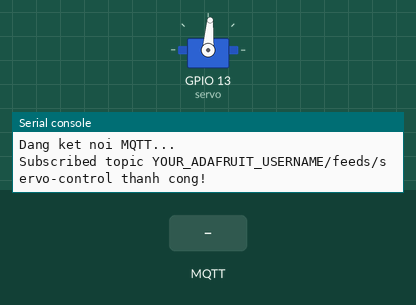
Recording of a program running on a simulated ESP32 board running MicroPython. Parts: servo, the last lines printed to the serial console. Wiring (from the project's diagram.json): servo on GPIO 13. The inputs (shaded band) are chosen by the test bench. WiFi joins after 1.5 s; no MQTT or app messages arrive unless stated; servo angles are drawn from the pulse width (0.5 ms = 0°, 2.5 ms = 180°).

Above: at 2.9 s.
3.0 s: MQTT message "1" arrives on the first subscribed topic
At 3.3 s:
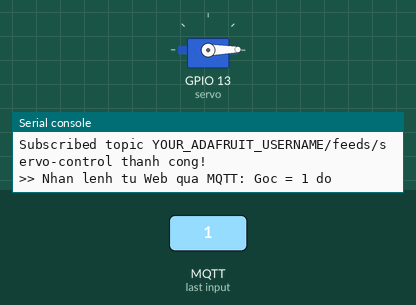
4.5 s: MQTT message "on" arrives on the first subscribed topic
6.0 s: MQTT message "off" arrives on the first subscribed topic
Timing chart, 0 to 9.0 s (numbered marks = the images above; inputs shaded):
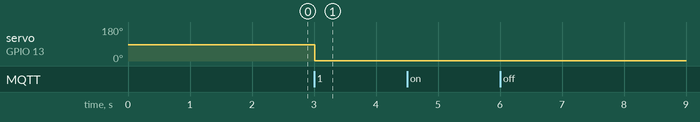

The program:

main.py
```python
import network
import time
from machine import Pin, PWM
from umqtt.simple import MQTTClient

# Khởi tạo PWM điều khiển Servo tại GPIO 13 (chu kỳ 50Hz)
servo = PWM(Pin(13), freq=50)

def set_angle(angle):
    if angle < 0: angle = 0
    if angle > 180: angle = 180
    # Chuẩn xung SG90: 0 độ = 500.000 ns (0.5ms), 180 độ = 2.400.000 ns (2.4ms)
    pulse_ns = int(500000 + (angle / 180) * (2400000 - 500000))
    servo.duty_ns(pulse_ns)

# Đặt góc ban đầu 90 độ
set_angle(90)

# Cấu hình WiFi và Adafruit IO
WIFI_SSID = "Wokwi-GUEST"
WIFI_PASSWORD = ""
MQTT_BROKER = "io.adafruit.com"
MQTT_PORT = 1883
MQTT_USER = "YOUR_ADAFRUIT_USERNAME"
MQTT_PASSWORD = "YOUR_ADAFRUIT_IO_KEY"
MQTT_TOPIC = MQTT_USER + "/feeds/servo-control"
CLIENT_ID = "ESP32_Servo_Subscriber"

def connect_wifi():
    wlan = network.WLAN(network.STA_IF)
    wlan.active(True)
    if not wlan.isconnected():
        print("Dang ket noi WiFi...", end="")
        wlan.connect(WIFI_SSID, WIFI_PASSWORD)
        while not wlan.isconnected():
            print(".", end="")
            time.sleep(0.2)
    print("\nWiFi da ket noi! IP:", wlan.ifconfig()[0])

def on_message(topic, msg):
    try:
        payload = msg.decode("utf-8")
        angle = int(float(payload))
        print(">> Nhan lenh tu Web qua MQTT: Goc =", angle, "do")
        set_angle(angle)
    except Exception as e:
        print("Loi nhan lenh:", e)

def connect_mqtt():
    client = MQTTClient(
        client_id=CLIENT_ID,
        server=MQTT_BROKER,
        port=MQTT_PORT,
        user=MQTT_USER,
        password=MQTT_PASSWORD,
        keepalive=60
    )
    client.set_callback(on_message)
    print("Dang ket noi MQTT...")
    client.connect()
    client.subscribe(MQTT_TOPIC)
    print("Subscribed topic", MQTT_TOPIC, "thanh cong!")
    return client

connect_wifi()
client = connect_mqtt()

while True:
    try:
        client.check_msg()
    except Exception as e:
        try:
            client = connect_mqtt()
        except:
            pass
    time.sleep(0.05)
```

Measured:
- after the input at 3.0 s, servo on GPIO 13 (servo): 86° → 1° at once
